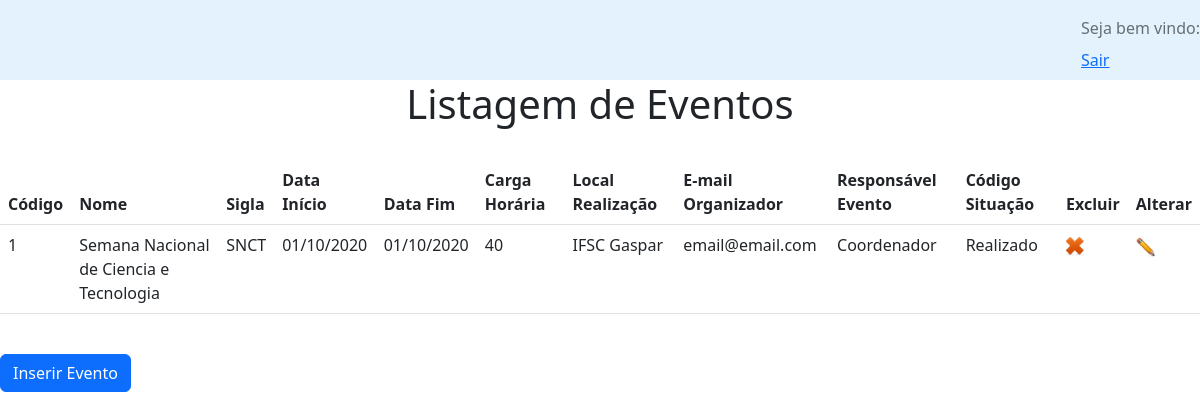
The app's page /view/index.php with its own data.
### tables this page shows
CREATE TABLE `eventos` (
  `codigo` int NOT NULL AUTO_INCREMENT,
  `sigla` varchar(45) NOT NULL,
  `nome` varchar(45) NOT NULL,
  `data_inicio` datetime NOT NULL,
  `data_fim` datetime NOT NULL,
  `carga_horaria` int NOT NULL,
  `local_realizacao` varchar(45) NOT NULL,
  `email_organizacao` varchar(45) NOT NULL,
  `responsavel_evento` varchar(45) NOT NULL,
  `codigo_situacao` int NOT NULL,
  `numero_participantes` int DEFAULT NULL,
  PRIMARY KEY (`codigo`),
  KEY `fk_evento_1_idx` (`codigo_situacao`),
  CONSTRAINT `fk_evento_1` FOREIGN KEY (`codigo_situacao`) REFERENCES `situacao_evento` (`codigo`)
);

CREATE TABLE `situacao_evento` (
  `codigo` int NOT NULL AUTO_INCREMENT,
  `descricao` varchar(45) NOT NULL,
  PRIMARY KEY (`codigo`)
);

### bd/Evento.php (called while the page is built, shortened)
<?php
function pesquisarEventos(){
	$comandoSQL = "select e.*, se.descricao as descricao_situacao from eventos e  join situacao_evento se on se.codigo = e.codigo_situacao";
	$conexao = obterConexao();
	$stmt = mysqli_prepare($conexao, $comandoSQL);
	mysqli_stmt_execute($stmt);
	$resultado = mysqli_stmt_get_result($stmt);
	$listaEventos = mysqli_fetch_all($resultado, MYSQLI_ASSOC);
	return $listaEventos;
}

### view/index.php (the view, shortened to what this page needs)
<?php
$baseURL = $_SERVER['DOCUMENT_ROOT'];
include_once($baseURL."/prova/bd/Evento.php");
$listaEventos = pesquisarEventos();
?>
<!DOCTYPE html>
<html lang="en">
  <head>
<link href="/prova/css/bootstrap.min.css" rel="stylesheet">
  </head>
 <body>
 <?php include_once($baseURL."/prova/view/navbar.php");?>
 	<h1 style="text-align: center">Listagem de Eventos</h1>
 	<br>
		<div class="panel panel-default">
		  <div class="panel-body">
			<table class="table" id="tableListaUsuarios">
			    <thead>
			      <tr>
				<th>Código</th>
				<th>Nome</th>
				<th>Sigla</th>
				<th>Data Início</th>
				<th>Data Fim</th>
				<th>Carga Horária</th>
				<th>Local Realização</th>
				<th>E-mail Organizador</th>
				<th>Responsável Evento</th>
				<th>Código Situação</th>
				<th>Excluir</th>
				<th>Alterar</th>
			      </tr>
			    </thead>
			    <tbody>
			    <?php
			foreach($listaEventos as $umRegistro){
			?>
			      <tr>
				<td><?php echo $umRegistro['codigo'];?></td>
				<td><?php echo utf8_encode($umRegistro['nome']);?></td>
				<td><?php echo $umRegistro['sigla'];?></td>
				<td><?php
					$date = new DateTime($umRegistro['data_inicio']);
					echo $date->format('d/m/Y');
				?>
				</td>
				<td><?php
					$date = new DateTime($umRegistro['data_fim']);
					echo $date->format('d/m/Y');
					?>
				</td>
				<td><?php echo $umRegistro['carga_horaria'];?></td>
				<td><?php echo $umRegistro['local_realizacao'];?></td>
				<td><?php echo $umRegistro['email_organizacao'];?></td>
				<td><?php echo $umRegistro['responsavel_evento'];?></td>
				<td><?php echo utf8_encode($umRegistro['descricao_situacao']);?></td>
				<td><a href="../remover.php?codigo=<?php echo $umRegistro['codigo'];?>"> <img style="width: 20px" src="/prova/images/delete.png"><a/></td>
				<td><a href="alterar.php?codigo=<?php echo $umRegistro['codigo'];?>&nome=<?php echo $umRegistro['nome'];?>&sigla=<?php echo $umRegistro['sigla'];?>&data_inicio=<?php echo $umRegistro['data_inicio'];?>&data_fim=<?php echo $umRegistro['data_fim'];?>&carga_horaria=<?php echo $umRegistro['carga_horaria'];?>&local_realizacao=<?php echo $umRegistro['local_realizacao'];?>&email_organizacao=<?php echo $umRegistro['email_organizacao'];?>&responsavel_evento=<?php echo $umRegistro['responsavel_evento'];?>&descricao_situacao=<?php echo $umRegistro['descricao_situacao'];?>"> <img style="width: 20px" src="/prova/images/alterar.png"><a/></td>
			      </tr>
			<?php } ?>
			    </tbody>
			  </table>
			 	<br>
		<div>
			  <a style="float: left" href="/prova/view/inserir.php" class="btn btn-primary">Inserir Evento</a>
			</div>
		</div>
		</div>
	</body>
</html>

### view/navbar.php (shortened to what this page needs)
<nav class="navbar navbar-light" style="background-color: #e3f2fd;">
<div class="navbar-nav ml-auto action-buttons">
	<span class="navbar-text">
	    Seja bem vindo: <?php echo $_SESSION['login'];?>
	  </span>
	  	<a href="/prova/logout.php">Sair</a>
  </div>
</nav>

### records on screen
eventos: codigo "1", nome "Semana Nacional de Ciencia e Tecnologia", sigla "SNCT", data_inicio "01/10/2020", data_fim "01/10/2020", carga_horaria "40", local_realizacao "IFSC Gaspar", email_organizacao "email@email.com", responsavel_evento "Coordenador", codigo_situacao.descricao "Realizado"
